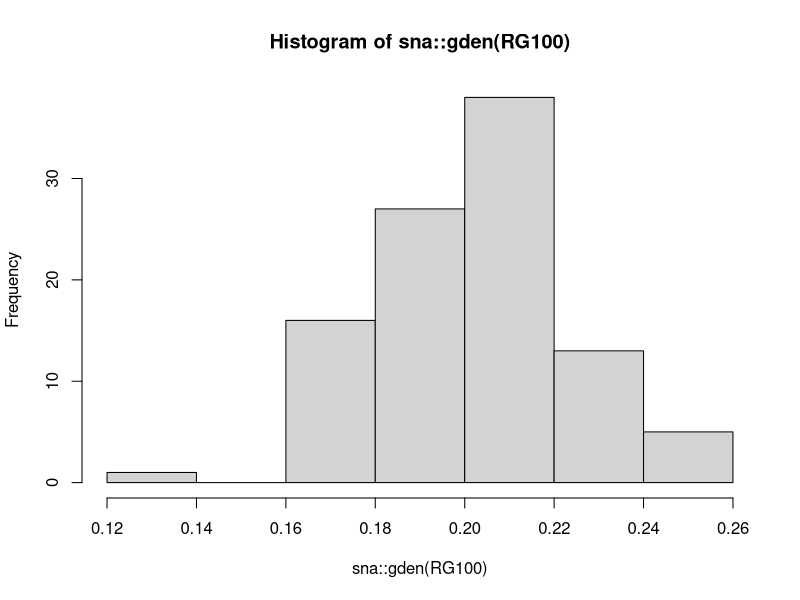
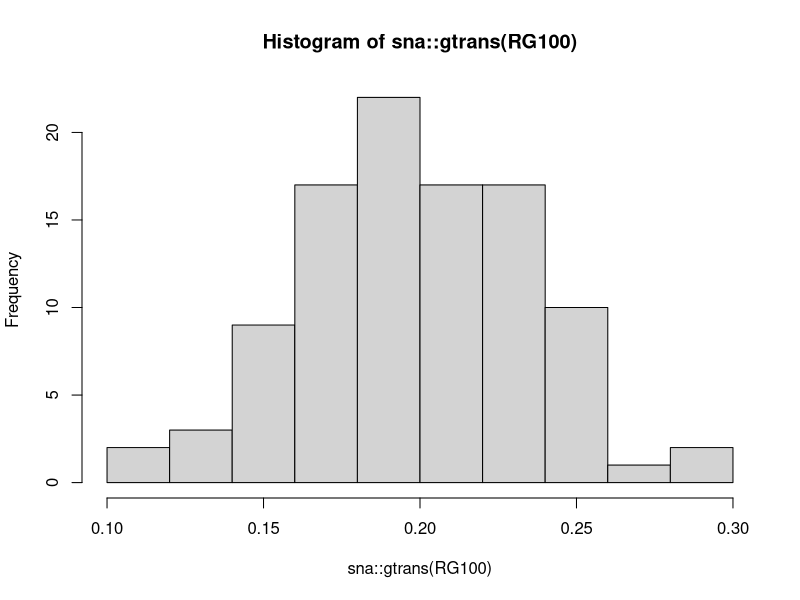

Here is the R script that generated these plots, in order:
##############################
# DYAD
##############################
mat6<-matrix(c(0,0,0,1,0,0,
               0,0,1,0,0,0,
               0,1,0,0,0,0,
               1,1,1,0,1,1,
               0,0,1,1,0,1,
               0,0,0,0,1,0),6,6, byrow=T)

# Dyad Census
sna::dyad.census(mat6, g=NULL)
#      Mut Asym Null
# [1,] 4   4    7

# Like edgewise but multiplied for m/(m+a)
sna::grecip(mat6,measure="dyadic")
# Mut
# 0.7333333

# Edgewise (like we have seen before)
sna::grecip(mat6,measure="edgewise")
# Mut
# 0.6666667

# Density
sna::gden(mat6)
# [1] 0.4

# With igraph
library(igraph)
mat6i<-graph_from_adjacency_matrix(mat6,mode=c("directed"),diag=F)
igraph::reciprocity(mat6i)
# [1] 0.6666667

igraph::edge_density(mat6i)
# [1] 0.4


##############################
# TRIAD
##############################
mat6<-matrix(c(0,0,0,1,0,0,
               0,0,1,0,0,0,
               0,1,0,0,0,0,
               1,1,1,0,1,1,
               0,0,1,1,0,1,
               0,0,0,0,1,0),6,6, byrow=T)

# Triad census
sna::triad.census(mat6)

sna::gtrans(mat6)
# [1] 0.4375

sna::gden(mat6)
# [1] 0.4

# Check if it's random
RG100<-sna::rgraph(20,100,tprob=.2)
hist(sna::gden(RG100))
hist(sna::gtrans(RG100))
